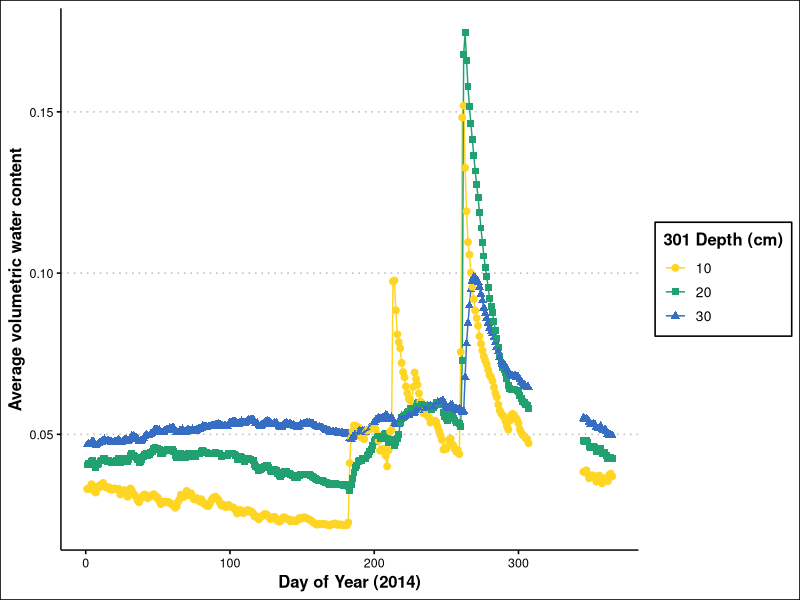
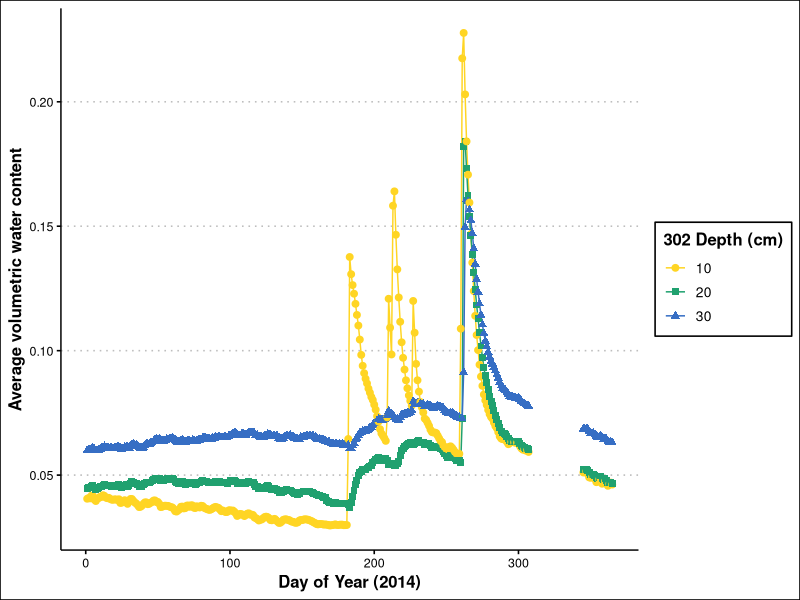
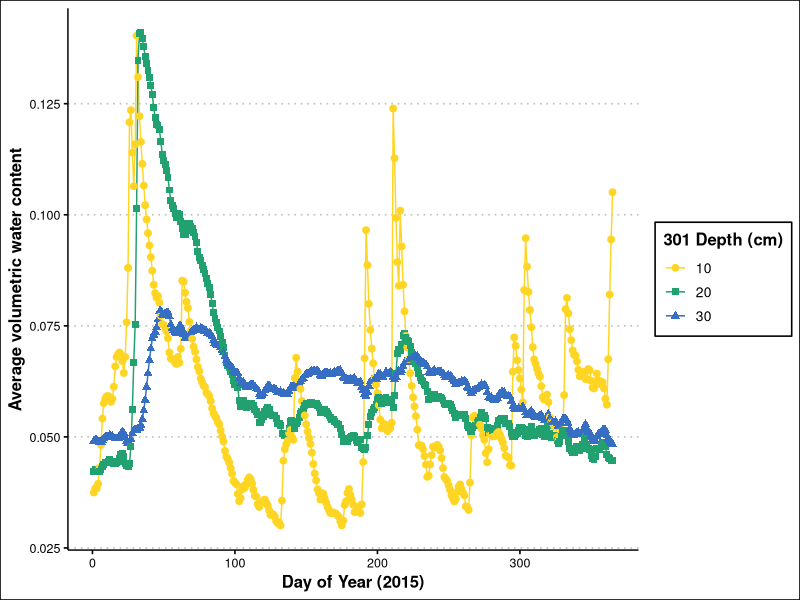
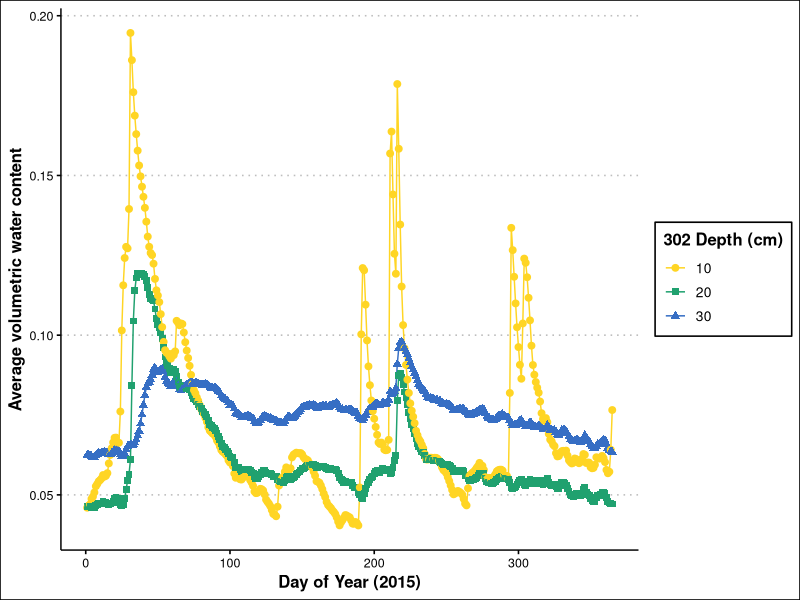
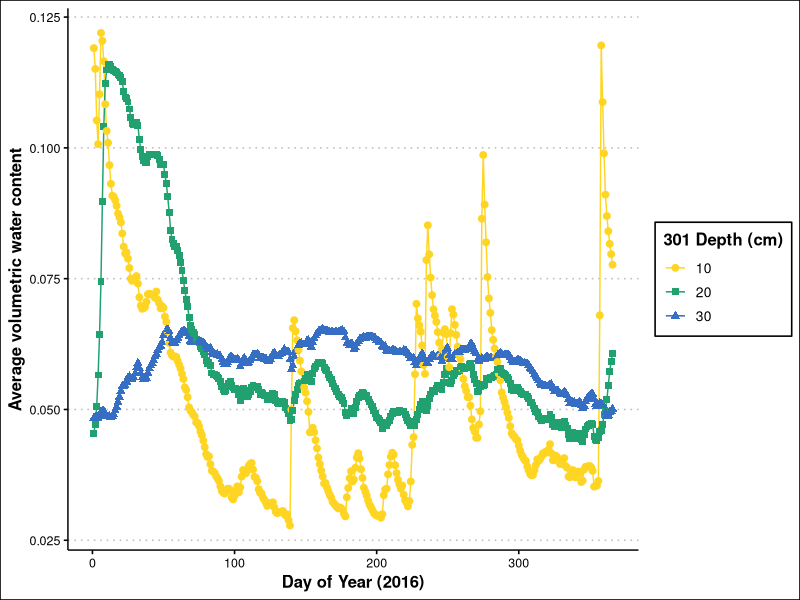
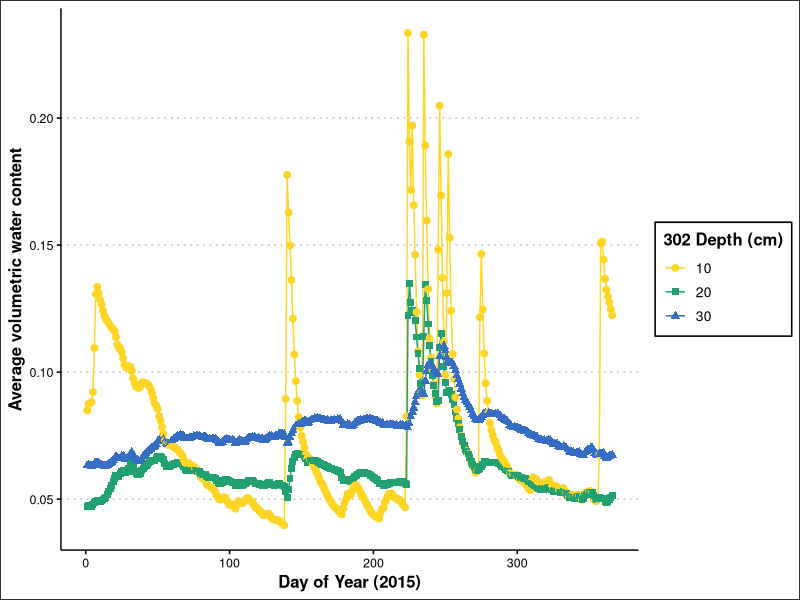
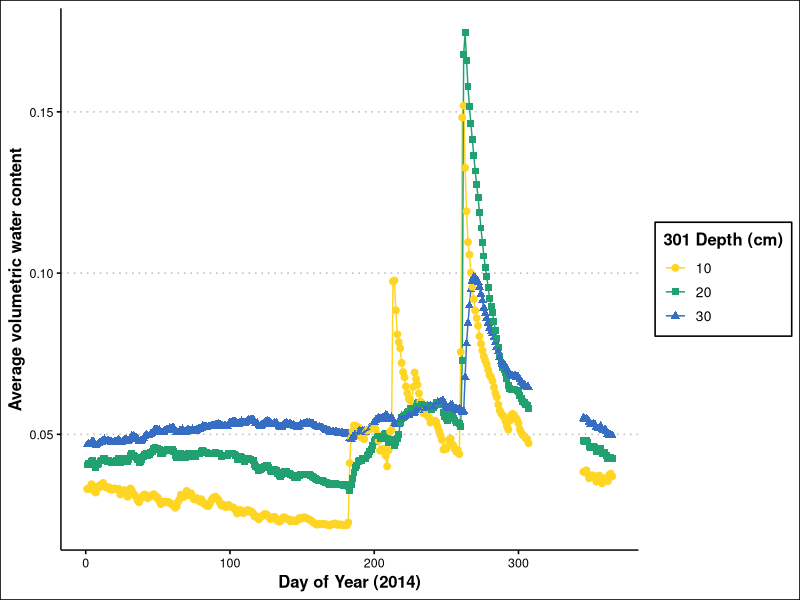
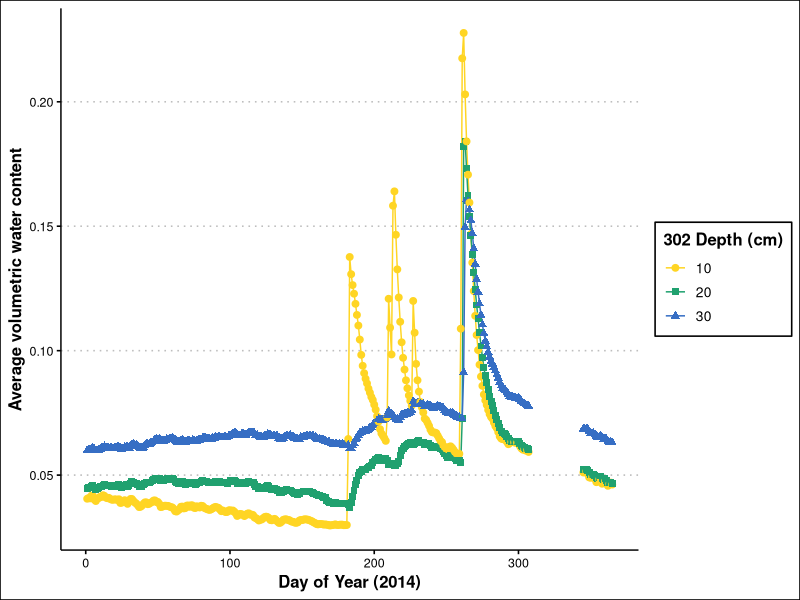

Generate these figures, in order, with R:
# <============================================================================>
# Arizona precipitation and soil moisture visualizations
# Temporal Ecology Lab
# Author: Justin Ngo
# <============================================================================>

# getwd()
# azmoist_directory <- file.path("")

# loadng in packages
library(dplyr)
library(tidyverse)
library(ggplot2)
#install.packages("ggthemes")
library(ggthemes)
library(RColorBrewer)

#reading data into RStudio and adjusting headers
jornada <- read.csv("jornada_data.csv",header=F 
                    ,skip=4
                    ,sep=","  
                    ,quot='"' 
                    , col.names=c(
                      "Date",     
                      "Year",     
                      "YearDay",     
                      "Hours",     
                      "RECORD",     
                      "Flag_RECORD",     
                      "Sitename",     
                      "VWC_Avg_301_10cm",     
                      "Flag_VWC_Avg_301_10cm",     
                      "EC_Avg_301_10cm",     
                      "Flag_EC_Avg_301_10cm",     
                      "Soil_Temp_Avg_301_10cm",     
                      "Flag_Soil_Temp_Avg_301_10cm",     
                      "P_Avg_301_10cm",     
                      "Flag_P_Avg_301_10cm",     
                      "Period_Avg_301_10cm",     
                      "Flag_Period_Avg_301_10cm",     
                      "Voltage_Ratio_Avg_301_10cm",     
                      "Flag_Voltage_Ratio_Avg_301_10cm",     
                      "VWC_Avg_301_20cm",     
                      "Flag_VWC_Avg_301_20cm",     
                      "EC_Avg_301_20cm",     
                      "Flag_EC_Avg_301_20cm",     
                      "Soil_Temp_Avg_301_20cm",     
                      "Flag_Soil_Temp_Avg_301_20cm",     
                      "P_Avg_301_20cm",     
                      "Flag_P_Avg_301_20cm",     
                      "Period_Avg_301_20cm",     
                      "Flag_Period_Avg_301_20cm",     
                      "Voltage_Ratio_Avg_301_20cm",     
                      "Flag_Voltage_Ratio_Avg_301_20cm",     
                      "VWC_Avg_301_30cm",     
                      "Flag_VWC_Avg_301_30cm",     
                      "EC_Avg_301_30cm",     
                      "Flag_EC_Avg_301_30cm",     
                      "Soil_Temp_Avg_301_30cm",     
                      "Flag_Soil_Temp_Avg_301_30cm",     
                      "P_Avg_301_30cm",     
                      "Flag_P_Avg_301_30cm",     
                      "Period_Avg_301_30cm",     
                      "Flag_Period_Avg_301_30cm",     
                      "Voltage_Ratio_Avg_301_30cm",     
                      "Flag_Voltage_Ratio_Avg_301_30cm",     
                      "VWC_Avg_302_10cm",     
                      "Flag_VWC_Avg_302_10cm",     
                      "EC_Avg_302_10cm",     
                      "Flag_EC_Avg_302_10cm",     
                      "Soil_Temp_Avg_302_10cm",     
                      "Flag_Soil_Temp_Avg_302_10cm",     
                      "P_Avg_302_10cm",     
                      "Flag_P_Avg_302_10cm",     
                      "Period_Avg_302_10cm",     
                      "Flag_Period_Avg_302_10cm",     
                      "Voltage_Ratio_Avg_302_10cm",     
                      "Flag_Voltage_Ratio_Avg_302_10cm",     
                      "VWC_Avg_302_20cm",     
                      "Flag_VWC_Avg_302_20cm",     
                      "EC_Avg_302_20cm",     
                      "Flag_EC_Avg_302_20cm",     
                      "Soil_Temp_Avg_302_20cm",     
                      "Flag_Soil_Temp_Avg_302_20cm",     
                      "P_Avg_302_20cm",     
                      "Flag_P_Avg_302_20cm",     
                      "Period_Avg_302_20cm",     
                      "Flag_Period_Avg_302_20cm",     
                      "Voltage_Ratio_Avg_302_20cm",     
                      "Flag_Voltage_Ratio_Avg_302_20cm",     
                      "VWC_Avg_302_30cm",     
                      "Flag_VWC_Avg_302_30cm",     
                      "EC_Avg_302_30cm",     
                      "Flag_EC_Avg_302_30cm",     
                      "Soil_Temp_Avg_302_30cm",     
                      "Flag_Soil_Temp_Avg_302_30cm",     
                      "P_Avg_302_30cm",     
                      "Flag_P_Avg_302_30cm",     
                      "Period_Avg_302_30cm",     
                      "Flag_Period_Avg_302_30cm",     
                      "Voltage_Ratio_Avg_302_30cm",     
                      "Flag_Voltage_Ratio_Avg_302_30cm",     
                      "VwcCorr_Avg_301_10cm",     
                      "Flag_VwcCorr_Avg_301_10cm",     
                      "VwcCorr_Avg_301_20cm",     
                      "Flag_VwcCorr_Avg_301_20cm",     
                      "VwcCorr_Avg_301_30cm",     
                      "Flag_VwcCorr_Avg_301_30cm",     
                      "VwcCorr_Avg_302_10cm",     
                      "Flag_VwcCorr_Avg_302_10cm",     
                      "VwcCorr_Avg_302_20cm",     
                      "Flag_VwcCorr_Avg_302_20cm",     
                      "VwcCorr_Avg_302_30cm",     
                      "Flag_VwcCorr_Avg_302_30cm"    ), check.names=TRUE)

#converting dates into accessible format
tmpDateFormat<-"%Y-%m-%d"
tmp1Date<-as.Date(jornada$Date,format=tmpDateFormat)
View(jornada)

#checking for proper conversion
if(length(tmp1Date) == length(tmp1Date[!is.na(tmp1Date)])){jornada$Date <- tmp1Date } else {print("Date conversion failed for dt1$Date. Please inspect the data and do the date conversion yourself.")}
rm(tmpDateFormat,tmp1Date)

if (class(jornada$Year)=="factor") dt1$Year <-as.numeric(levels(dt1$Year))[as.integer(dt1$Year) ]
if (class(jornada$Year)=="character") dt1$Year <-as.numeric(dt1$Year)
if (class(jornada$YearDay)=="factor") jornada$YearDay <-as.numeric(levels(jornada$YearDay))[as.integer(jornada$YearDay) ]               
if (class(jornada$YearDay)=="character") jornada$YearDay <-as.numeric(jornada$YearDay)
if (class(jornada$Hours)=="factor") jornada$Hours <-as.numeric(levels(jornada$Hours))[as.integer(jornada$Hours) ]               
if (class(jornada$Hours)=="character") jornada$Hours <-as.numeric(jornada$Hours)
if (class(jornada$RECORD)=="factor") jornada$RECORD <-as.numeric(levels(jornada$RECORD))[as.integer(jornada$RECORD) ]               
if (class(jornada$RECORD)=="character") jornada$RECORD <-as.numeric(jornada$RECORD)
if (class(jornada$Flag_RECORD)!="factor") jornada$Flag_RECORD<- as.factor(jornada$Flag_RECORD)
if (class(jornada$VWC_Avg_301_10cm)=="factor") jornada$VWC_Avg_301_10cm <-as.numeric(levels(jornada$VWC_Avg_301_10cm))[as.integer(jornada$VWC_Avg_301_10cm) ]               
if (class(jornada$VWC_Avg_301_10cm)=="character") jornada$VWC_Avg_301_10cm <-as.numeric(jornada$VWC_Avg_301_10cm)
if (class(jornada$Flag_VWC_Avg_301_10cm)!="factor") jornada$Flag_VWC_Avg_301_10cm<- as.factor(jornada$Flag_VWC_Avg_301_10cm)
if (class(jornada$EC_Avg_301_10cm)=="factor") jornada$EC_Avg_301_10cm <-as.numeric(levels(jornada$EC_Avg_301_10cm))[as.integer(jornada$EC_Avg_301_10cm) ]               
if (class(jornada$EC_Avg_301_10cm)=="character") jornada$EC_Avg_301_10cm <-as.numeric(jornada$EC_Avg_301_10cm)
if (class(jornada$Flag_EC_Avg_301_10cm)!="factor") jornada$Flag_EC_Avg_301_10cm<- as.factor(jornada$Flag_EC_Avg_301_10cm)
if (class(jornada$Soil_Temp_Avg_301_10cm)=="factor") jornada$Soil_Temp_Avg_301_10cm <-as.numeric(levels(jornada$Soil_Temp_Avg_301_10cm))[as.integer(jornada$Soil_Temp_Avg_301_10cm) ]               
if (class(jornada$Soil_Temp_Avg_301_10cm)=="character") jornada$Soil_Temp_Avg_301_10cm <-as.numeric(jornada$Soil_Temp_Avg_301_10cm)
if (class(jornada$Flag_Soil_Temp_Avg_301_10cm)!="factor") jornada$Flag_Soil_Temp_Avg_301_10cm<- as.factor(jornada$Flag_Soil_Temp_Avg_301_10cm)
if (class(jornada$P_Avg_301_10cm)=="factor") jornada$P_Avg_301_10cm <-as.numeric(levels(jornada$P_Avg_301_10cm))[as.integer(jornada$P_Avg_301_10cm) ]               
if (class(jornada$P_Avg_301_10cm)=="character") jornada$P_Avg_301_10cm <-as.numeric(jornada$P_Avg_301_10cm)
if (class(jornada$Flag_P_Avg_301_10cm)!="factor") jornada$Flag_P_Avg_301_10cm<- as.factor(jornada$Flag_P_Avg_301_10cm)
if (class(jornada$Period_Avg_301_10cm)=="factor") jornada$Period_Avg_301_10cm <-as.numeric(levels(jornada$Period_Avg_301_10cm))[as.integer(jornada$Period_Avg_301_10cm) ]               
if (class(jornada$Period_Avg_301_10cm)=="character") jornada$Period_Avg_301_10cm <-as.numeric(jornada$Period_Avg_301_10cm)
if (class(jornada$Flag_Period_Avg_301_10cm)!="factor") jornada$Flag_Period_Avg_301_10cm<- as.factor(jornada$Flag_Period_Avg_301_10cm)
if (class(jornada$Voltage_Ratio_Avg_301_10cm)=="factor") jornada$Voltage_Ratio_Avg_301_10cm <-as.numeric(levels(jornada$Voltage_Ratio_Avg_301_10cm))[as.integer(jornada$Voltage_Ratio_Avg_301_10cm) ]               
if (class(jornada$Voltage_Ratio_Avg_301_10cm)=="character") jornada$Voltage_Ratio_Avg_301_10cm <-as.numeric(jornada$Voltage_Ratio_Avg_301_10cm)
if (class(jornada$Flag_Voltage_Ratio_Avg_301_10cm)!="factor") jornada$Flag_Voltage_Ratio_Avg_301_10cm<- as.factor(jornada$Flag_Voltage_Ratio_Avg_301_10cm)
if (class(jornada$VWC_Avg_301_20cm)=="factor") jornada$VWC_Avg_301_20cm <-as.numeric(levels(jornada$VWC_Avg_301_20cm))[as.integer(jornada$VWC_Avg_301_20cm) ]               
if (class(jornada$VWC_Avg_301_20cm)=="character") jornada$VWC_Avg_301_20cm <-as.numeric(jornada$VWC_Avg_301_20cm)
if (class(jornada$Flag_VWC_Avg_301_20cm)!="factor") jornada$Flag_VWC_Avg_301_20cm<- as.factor(jornada$Flag_VWC_Avg_301_20cm)
if (class(jornada$EC_Avg_301_20cm)=="factor") jornada$EC_Avg_301_20cm <-as.numeric(levels(jornada$EC_Avg_301_20cm))[as.integer(jornada$EC_Avg_301_20cm) ]               
if (class(jornada$EC_Avg_301_20cm)=="character") jornada$EC_Avg_301_20cm <-as.numeric(jornada$EC_Avg_301_20cm)
if (class(jornada$Flag_EC_Avg_301_20cm)!="factor") jornada$Flag_EC_Avg_301_20cm<- as.factor(jornada$Flag_EC_Avg_301_20cm)
if (class(jornada$Soil_Temp_Avg_301_20cm)=="factor") jornada$Soil_Temp_Avg_301_20cm <-as.numeric(levels(jornada$Soil_Temp_Avg_301_20cm))[as.integer(jornada$Soil_Temp_Avg_301_20cm) ]               
if (class(jornada$Soil_Temp_Avg_301_20cm)=="character") jornada$Soil_Temp_Avg_301_20cm <-as.numeric(jornada$Soil_Temp_Avg_301_20cm)
if (class(jornada$Flag_Soil_Temp_Avg_301_20cm)!="factor") jornada$Flag_Soil_Temp_Avg_301_20cm<- as.factor(jornada$Flag_Soil_Temp_Avg_301_20cm)
if (class(jornada$P_Avg_301_20cm)=="factor") jornada$P_Avg_301_20cm <-as.numeric(levels(jornada$P_Avg_301_20cm))[as.integer(jornada$P_Avg_301_20cm) ]               
if (class(jornada$P_Avg_301_20cm)=="character") jornada$P_Avg_301_20cm <-as.numeric(jornada$P_Avg_301_20cm)
if (class(jornada$Flag_P_Avg_301_20cm)!="factor") jornada$Flag_P_Avg_301_20cm<- as.factor(jornada$Flag_P_Avg_301_20cm)
if (class(jornada$Period_Avg_301_20cm)=="factor") jornada$Period_Avg_301_20cm <-as.numeric(levels(jornada$Period_Avg_301_20cm))[as.integer(jornada$Period_Avg_301_20cm) ]               
if (class(jornada$Period_Avg_301_20cm)=="character") jornada$Period_Avg_301_20cm <-as.numeric(jornada$Period_Avg_301_20cm)
if (class(jornada$Flag_Period_Avg_301_20cm)!="factor") jornada$Flag_Period_Avg_301_20cm<- as.factor(jornada$Flag_Period_Avg_301_20cm)
if (class(jornada$Voltage_Ratio_Avg_301_20cm)=="factor") jornada$Voltage_Ratio_Avg_301_20cm <-as.numeric(levels(jornada$Voltage_Ratio_Avg_301_20cm))[as.integer(jornada$Voltage_Ratio_Avg_301_20cm) ]               
if (class(jornada$Voltage_Ratio_Avg_301_20cm)=="character") jornada$Voltage_Ratio_Avg_301_20cm <-as.numeric(jornada$Voltage_Ratio_Avg_301_20cm)
if (class(jornada$Flag_Voltage_Ratio_Avg_301_20cm)!="factor") jornada$Flag_Voltage_Ratio_Avg_301_20cm<- as.factor(jornada$Flag_Voltage_Ratio_Avg_301_20cm)
if (class(jornada$VWC_Avg_301_30cm)=="factor") jornada$VWC_Avg_301_30cm <-as.numeric(levels(jornada$VWC_Avg_301_30cm))[as.integer(jornada$VWC_Avg_301_30cm) ]               
if (class(jornada$VWC_Avg_301_30cm)=="character") jornada$VWC_Avg_301_30cm <-as.numeric(jornada$VWC_Avg_301_30cm)
if (class(jornada$Flag_VWC_Avg_301_30cm)!="factor") jornada$Flag_VWC_Avg_301_30cm<- as.factor(jornada$Flag_VWC_Avg_301_30cm)
if (class(jornada$EC_Avg_301_30cm)=="factor") jornada$EC_Avg_301_30cm <-as.numeric(levels(jornada$EC_Avg_301_30cm))[as.integer(jornada$EC_Avg_301_30cm) ]               
if (class(jornada$EC_Avg_301_30cm)=="character") jornada$EC_Avg_301_30cm <-as.numeric(jornada$EC_Avg_301_30cm)
if (class(jornada$Flag_EC_Avg_301_30cm)!="factor") jornada$Flag_EC_Avg_301_30cm<- as.factor(jornada$Flag_EC_Avg_301_30cm)
if (class(jornada$Soil_Temp_Avg_301_30cm)=="factor") jornada$Soil_Temp_Avg_301_30cm <-as.numeric(levels(jornada$Soil_Temp_Avg_301_30cm))[as.integer(jornada$Soil_Temp_Avg_301_30cm) ]               
if (class(jornada$Soil_Temp_Avg_301_30cm)=="character") jornada$Soil_Temp_Avg_301_30cm <-as.numeric(jornada$Soil_Temp_Avg_301_30cm)
if (class(jornada$Flag_Soil_Temp_Avg_301_30cm)!="factor") jornada$Flag_Soil_Temp_Avg_301_30cm<- as.factor(jornada$Flag_Soil_Temp_Avg_301_30cm)
if (class(jornada$P_Avg_301_30cm)=="factor") jornada$P_Avg_301_30cm <-as.numeric(levels(jornada$P_Avg_301_30cm))[as.integer(jornada$P_Avg_301_30cm) ]               
if (class(jornada$P_Avg_301_30cm)=="character") jornada$P_Avg_301_30cm <-as.numeric(jornada$P_Avg_301_30cm)
if (class(jornada$Flag_P_Avg_301_30cm)!="factor") jornada$Flag_P_Avg_301_30cm<- as.factor(jornada$Flag_P_Avg_301_30cm)
if (class(jornada$Period_Avg_301_30cm)=="factor") jornada$Period_Avg_301_30cm <-as.numeric(levels(jornada$Period_Avg_301_30cm))[as.integer(jornada$Period_Avg_301_30cm) ]               
if (class(jornada$Period_Avg_301_30cm)=="character") jornada$Period_Avg_301_30cm <-as.numeric(jornada$Period_Avg_301_30cm)
if (class(jornada$Flag_Period_Avg_301_30cm)!="factor") jornada$Flag_Period_Avg_301_30cm<- as.factor(jornada$Flag_Period_Avg_301_30cm)
if (class(jornada$Voltage_Ratio_Avg_301_30cm)=="factor") jornada$Voltage_Ratio_Avg_301_30cm <-as.numeric(levels(jornada$Voltage_Ratio_Avg_301_30cm))[as.integer(jornada$Voltage_Ratio_Avg_301_30cm) ]               
if (class(jornada$Voltage_Ratio_Avg_301_30cm)=="character") jornada$Voltage_Ratio_Avg_301_30cm <-as.numeric(jornada$Voltage_Ratio_Avg_301_30cm)
if (class(jornada$Flag_Voltage_Ratio_Avg_301_30cm)!="factor") jornada$Flag_Voltage_Ratio_Avg_301_30cm<- as.factor(jornada$Flag_Voltage_Ratio_Avg_301_30cm)
if (class(jornada$VWC_Avg_302_10cm)=="factor") jornada$VWC_Avg_302_10cm <-as.numeric(levels(jornada$VWC_Avg_302_10cm))[as.integer(jornada$VWC_Avg_302_10cm) ]               
if (class(jornada$VWC_Avg_302_10cm)=="character") jornada$VWC_Avg_302_10cm <-as.numeric(jornada$VWC_Avg_302_10cm)
if (class(jornada$Flag_VWC_Avg_302_10cm)!="factor") jornada$Flag_VWC_Avg_302_10cm<- as.factor(jornada$Flag_VWC_Avg_302_10cm)
if (class(jornada$EC_Avg_302_10cm)=="factor") jornada$EC_Avg_302_10cm <-as.numeric(levels(jornada$EC_Avg_302_10cm))[as.integer(jornada$EC_Avg_302_10cm) ]               
if (class(jornada$EC_Avg_302_10cm)=="character") jornada$EC_Avg_302_10cm <-as.numeric(jornada$EC_Avg_302_10cm)
if (class(jornada$Flag_EC_Avg_302_10cm)!="factor") jornada$Flag_EC_Avg_302_10cm<- as.factor(jornada$Flag_EC_Avg_302_10cm)
if (class(jornada$Soil_Temp_Avg_302_10cm)=="factor") jornada$Soil_Temp_Avg_302_10cm <-as.numeric(levels(jornada$Soil_Temp_Avg_302_10cm))[as.integer(jornada$Soil_Temp_Avg_302_10cm) ]               
if (class(jornada$Soil_Temp_Avg_302_10cm)=="character") jornada$Soil_Temp_Avg_302_10cm <-as.numeric(jornada$Soil_Temp_Avg_302_10cm)
if (class(jornada$Flag_Soil_Temp_Avg_302_10cm)!="factor") jornada$Flag_Soil_Temp_Avg_302_10cm<- as.factor(jornada$Flag_Soil_Temp_Avg_302_10cm)
if (class(jornada$P_Avg_302_10cm)=="factor") jornada$P_Avg_302_10cm <-as.numeric(levels(jornada$P_Avg_302_10cm))[as.integer(jornada$P_Avg_302_10cm) ]               
if (class(jornada$P_Avg_302_10cm)=="character") jornada$P_Avg_302_10cm <-as.numeric(jornada$P_Avg_302_10cm)
if (class(jornada$Flag_P_Avg_302_10cm)!="factor") jornada$Flag_P_Avg_302_10cm<- as.factor(jornada$Flag_P_Avg_302_10cm)
if (class(jornada$Period_Avg_302_10cm)=="factor") jornada$Period_Avg_302_10cm <-as.numeric(levels(jornada$Period_Avg_302_10cm))[as.integer(jornada$Period_Avg_302_10cm) ]               
if (class(jornada$Period_Avg_302_10cm)=="character") jornada$Period_Avg_302_10cm <-as.numeric(jornada$Period_Avg_302_10cm)
if (class(jornada$Flag_Period_Avg_302_10cm)!="factor") jornada$Flag_Period_Avg_302_10cm<- as.factor(jornada$Flag_Period_Avg_302_10cm)
if (class(jornada$Voltage_Ratio_Avg_302_10cm)=="factor") jornada$Voltage_Ratio_Avg_302_10cm <-as.numeric(levels(jornada$Voltage_Ratio_Avg_302_10cm))[as.integer(jornada$Voltage_Ratio_Avg_302_10cm) ]               
if (class(jornada$Voltage_Ratio_Avg_302_10cm)=="character") jornada$Voltage_Ratio_Avg_302_10cm <-as.numeric(jornada$Voltage_Ratio_Avg_302_10cm)
if (class(jornada$Flag_Voltage_Ratio_Avg_302_10cm)!="factor") jornada$Flag_Voltage_Ratio_Avg_302_10cm<- as.factor(jornada$Flag_Voltage_Ratio_Avg_302_10cm)
if (class(jornada$VWC_Avg_302_20cm)=="factor") jornada$VWC_Avg_302_20cm <-as.numeric(levels(jornada$VWC_Avg_302_20cm))[as.integer(jornada$VWC_Avg_302_20cm) ]               
if (class(jornada$VWC_Avg_302_20cm)=="character") jornada$VWC_Avg_302_20cm <-as.numeric(jornada$VWC_Avg_302_20cm)
if (class(jornada$Flag_VWC_Avg_302_20cm)!="factor") jornada$Flag_VWC_Avg_302_20cm<- as.factor(jornada$Flag_VWC_Avg_302_20cm)
if (class(jornada$EC_Avg_302_20cm)=="factor") jornada$EC_Avg_302_20cm <-as.numeric(levels(jornada$EC_Avg_302_20cm))[as.integer(jornada$EC_Avg_302_20cm) ]               
if (class(jornada$EC_Avg_302_20cm)=="character") jornada$EC_Avg_302_20cm <-as.numeric(jornada$EC_Avg_302_20cm)
if (class(jornada$Flag_EC_Avg_302_20cm)!="factor") jornada$Flag_EC_Avg_302_20cm<- as.factor(jornada$Flag_EC_Avg_302_20cm)
if (class(jornada$Soil_Temp_Avg_302_20cm)=="factor") jornada$Soil_Temp_Avg_302_20cm <-as.numeric(levels(jornada$Soil_Temp_Avg_302_20cm))[as.integer(jornada$Soil_Temp_Avg_302_20cm) ]               
if (class(jornada$Soil_Temp_Avg_302_20cm)=="character") jornada$Soil_Temp_Avg_302_20cm <-as.numeric(jornada$Soil_Temp_Avg_302_20cm)
if (class(jornada$Flag_Soil_Temp_Avg_302_20cm)!="factor") jornada$Flag_Soil_Temp_Avg_302_20cm<- as.factor(jornada$Flag_Soil_Temp_Avg_302_20cm)
if (class(jornada$P_Avg_302_20cm)=="factor") jornada$P_Avg_302_20cm <-as.numeric(levels(jornada$P_Avg_302_20cm))[as.integer(jornada$P_Avg_302_20cm) ]               
if (class(jornada$P_Avg_302_20cm)=="character") jornada$P_Avg_302_20cm <-as.numeric(jornada$P_Avg_302_20cm)
if (class(jornada$Flag_P_Avg_302_20cm)!="factor") jornada$Flag_P_Avg_302_20cm<- as.factor(jornada$Flag_P_Avg_302_20cm)
if (class(jornada$Period_Avg_302_20cm)=="factor") jornada$Period_Avg_302_20cm <-as.numeric(levels(jornada$Period_Avg_302_20cm))[as.integer(jornada$Period_Avg_302_20cm) ]               
if (class(jornada$Period_Avg_302_20cm)=="character") jornada$Period_Avg_302_20cm <-as.numeric(jornada$Period_Avg_302_20cm)
if (class(jornada$Flag_Period_Avg_302_20cm)!="factor") jornada$Flag_Period_Avg_302_20cm<- as.factor(jornada$Flag_Period_Avg_302_20cm)
if (class(jornada$Voltage_Ratio_Avg_302_20cm)=="factor") jornada$Voltage_Ratio_Avg_302_20cm <-as.numeric(levels(jornada$Voltage_Ratio_Avg_302_20cm))[as.integer(jornada$Voltage_Ratio_Avg_302_20cm) ]               
if (class(jornada$Voltage_Ratio_Avg_302_20cm)=="character") jornada$Voltage_Ratio_Avg_302_20cm <-as.numeric(jornada$Voltage_Ratio_Avg_302_20cm)
if (class(jornada$Flag_Voltage_Ratio_Avg_302_20cm)!="factor") jornada$Flag_Voltage_Ratio_Avg_302_20cm<- as.factor(jornada$Flag_Voltage_Ratio_Avg_302_20cm)
if (class(jornada$VWC_Avg_302_30cm)=="factor") jornada$VWC_Avg_302_30cm <-as.numeric(levels(jornada$VWC_Avg_302_30cm))[as.integer(jornada$VWC_Avg_302_30cm) ]               
if (class(jornada$VWC_Avg_302_30cm)=="character") jornada$VWC_Avg_302_30cm <-as.numeric(jornada$VWC_Avg_302_30cm)
if (class(jornada$Flag_VWC_Avg_302_30cm)!="factor") jornada$Flag_VWC_Avg_302_30cm<- as.factor(jornada$Flag_VWC_Avg_302_30cm)
if (class(jornada$EC_Avg_302_30cm)=="factor") jornada$EC_Avg_302_30cm <-as.numeric(levels(jornada$EC_Avg_302_30cm))[as.integer(jornada$EC_Avg_302_30cm) ]               
if (class(jornada$EC_Avg_302_30cm)=="character") jornada$EC_Avg_302_30cm <-as.numeric(jornada$EC_Avg_302_30cm)
if (class(jornada$Flag_EC_Avg_302_30cm)!="factor") jornada$Flag_EC_Avg_302_30cm<- as.factor(jornada$Flag_EC_Avg_302_30cm)
if (class(jornada$Soil_Temp_Avg_302_30cm)=="factor") jornada$Soil_Temp_Avg_302_30cm <-as.numeric(levels(jornada$Soil_Temp_Avg_302_30cm))[as.integer(jornada$Soil_Temp_Avg_302_30cm) ]               
if (class(jornada$Soil_Temp_Avg_302_30cm)=="character") jornada$Soil_Temp_Avg_302_30cm <-as.numeric(jornada$Soil_Temp_Avg_302_30cm)
if (class(jornada$Flag_Soil_Temp_Avg_302_30cm)!="factor") jornada$Flag_Soil_Temp_Avg_302_30cm<- as.factor(jornada$Flag_Soil_Temp_Avg_302_30cm)
if (class(jornada$P_Avg_302_30cm)=="factor") jornada$P_Avg_302_30cm <-as.numeric(levels(jornada$P_Avg_302_30cm))[as.integer(jornada$P_Avg_302_30cm) ]               
if (class(jornada$P_Avg_302_30cm)=="character") jornada$P_Avg_302_30cm <-as.numeric(jornada$P_Avg_302_30cm)
if (class(jornada$Flag_P_Avg_302_30cm)!="factor") jornada$Flag_P_Avg_302_30cm<- as.factor(jornada$Flag_P_Avg_302_30cm)
if (class(jornada$Period_Avg_302_30cm)=="factor") jornada$Period_Avg_302_30cm <-as.numeric(levels(jornada$Period_Avg_302_30cm))[as.integer(jornada$Period_Avg_302_30cm) ]               
if (class(jornada$Period_Avg_302_30cm)=="character") jornada$Period_Avg_302_30cm <-as.numeric(jornada$Period_Avg_302_30cm)
if (class(jornada$Flag_Period_Avg_302_30cm)!="factor") jornada$Flag_Period_Avg_302_30cm<- as.factor(jornada$Flag_Period_Avg_302_30cm)
if (class(jornada$Voltage_Ratio_Avg_302_30cm)=="factor") jornada$Voltage_Ratio_Avg_302_30cm <-as.numeric(levels(jornada$Voltage_Ratio_Avg_302_30cm))[as.integer(jornada$Voltage_Ratio_Avg_302_30cm) ]               
if (class(jornada$Voltage_Ratio_Avg_302_30cm)=="character") jornada$Voltage_Ratio_Avg_302_30cm <-as.numeric(jornada$Voltage_Ratio_Avg_302_30cm)
if (class(jornada$Flag_Voltage_Ratio_Avg_302_30cm)!="factor") jornada$Flag_Voltage_Ratio_Avg_302_30cm<- as.factor(jornada$Flag_Voltage_Ratio_Avg_302_30cm)
if (class(jornada$VwcCorr_Avg_301_10cm)=="factor") jornada$VwcCorr_Avg_301_10cm <-as.numeric(levels(jornada$VwcCorr_Avg_301_10cm))[as.integer(jornada$VwcCorr_Avg_301_10cm) ]               
if (class(jornada$VwcCorr_Avg_301_10cm)=="character") jornada$VwcCorr_Avg_301_10cm <-as.numeric(jornada$VwcCorr_Avg_301_10cm)
if (class(jornada$Flag_VwcCorr_Avg_301_10cm)!="factor") jornada$Flag_VwcCorr_Avg_301_10cm<- as.factor(jornada$Flag_VwcCorr_Avg_301_10cm)
if (class(jornada$VwcCorr_Avg_301_20cm)=="factor") jornada$VwcCorr_Avg_301_20cm <-as.numeric(levels(jornada$VwcCorr_Avg_301_20cm))[as.integer(jornada$VwcCorr_Avg_301_20cm) ]               
if (class(jornada$VwcCorr_Avg_301_20cm)=="character") jornada$VwcCorr_Avg_301_20cm <-as.numeric(jornada$VwcCorr_Avg_301_20cm)
if (class(jornada$Flag_VwcCorr_Avg_301_20cm)!="factor") jornada$Flag_VwcCorr_Avg_301_20cm<- as.factor(jornada$Flag_VwcCorr_Avg_301_20cm)
if (class(jornada$VwcCorr_Avg_301_30cm)=="factor") jornada$VwcCorr_Avg_301_30cm <-as.numeric(levels(jornada$VwcCorr_Avg_301_30cm))[as.integer(jornada$VwcCorr_Avg_301_30cm) ]               
if (class(jornada$VwcCorr_Avg_301_30cm)=="character") jornada$VwcCorr_Avg_301_30cm <-as.numeric(jornada$VwcCorr_Avg_301_30cm)
if (class(jornada$Flag_VwcCorr_Avg_301_30cm)!="factor") jornada$Flag_VwcCorr_Avg_301_30cm<- as.factor(jornada$Flag_VwcCorr_Avg_301_30cm)
if (class(jornada$VwcCorr_Avg_302_10cm)=="factor") jornada$VwcCorr_Avg_302_10cm <-as.numeric(levels(jornada$VwcCorr_Avg_302_10cm))[as.integer(jornada$VwcCorr_Avg_302_10cm) ]               
if (class(jornada$VwcCorr_Avg_302_10cm)=="character") jornada$VwcCorr_Avg_302_10cm <-as.numeric(jornada$VwcCorr_Avg_302_10cm)
if (class(jornada$Flag_VwcCorr_Avg_302_10cm)!="factor") jornada$Flag_VwcCorr_Avg_302_10cm<- as.factor(jornada$Flag_VwcCorr_Avg_302_10cm)
if (class(jornada$VwcCorr_Avg_302_20cm)=="factor") jornada$VwcCorr_Avg_302_20cm <-as.numeric(levels(jornada$VwcCorr_Avg_302_20cm))[as.integer(jornada$VwcCorr_Avg_302_20cm) ]               
if (class(jornada$VwcCorr_Avg_302_20cm)=="character") jornada$VwcCorr_Avg_302_20cm <-as.numeric(jornada$VwcCorr_Avg_302_20cm)
if (class(jornada$Flag_VwcCorr_Avg_302_20cm)!="factor") jornada$Flag_VwcCorr_Avg_302_20cm<- as.factor(jornada$Flag_VwcCorr_Avg_302_20cm)
if (class(jornada$VwcCorr_Avg_302_30cm)=="factor") jornada$VwcCorr_Avg_302_30cm <-as.numeric(levels(jornada$VwcCorr_Avg_302_30cm))[as.integer(jornada$VwcCorr_Avg_302_30cm) ]               
if (class(jornada$VwcCorr_Avg_302_30cm)=="character") jornada$VwcCorr_Avg_302_30cm <-as.numeric(jornada$VwcCorr_Avg_302_30cm)
if (class(jornada$Flag_VwcCorr_Avg_302_30cm)!="factor") jornada$Flag_VwcCorr_Avg_302_30cm<- as.factor(jornada$Flag_VwcCorr_Avg_302_30cm)

# Convert Missing Values to NA for non-dates

jornada$Year <- ifelse((trimws(as.character(jornada$Year))==trimws("NaN")),NA,jornada$Year)               
suppressWarnings(jornada$Year <- ifelse(!is.na(as.numeric("NaN")) & (trimws(as.character(jornada$Year))==as.character(as.numeric("NaN"))),NA,jornada$Year))
jornada$YearDay <- ifelse((trimws(as.character(jornada$YearDay))==trimws("NaN")),NA,jornada$YearDay)               
suppressWarnings(jornada$YearDay <- ifelse(!is.na(as.numeric("NaN")) & (trimws(as.character(jornada$YearDay))==as.character(as.numeric("NaN"))),NA,jornada$YearDay))
jornada$Hours <- ifelse((trimws(as.character(jornada$Hours))==trimws("NaN")),NA,jornada$Hours)               
suppressWarnings(jornada$Hours <- ifelse(!is.na(as.numeric("NaN")) & (trimws(as.character(jornada$Hours))==as.character(as.numeric("NaN"))),NA,jornada$Hours))
jornada$RECORD <- ifelse((trimws(as.character(jornada$RECORD))==trimws("NaN")),NA,jornada$RECORD)               
suppressWarnings(jornada$RECORD <- ifelse(!is.na(as.numeric("NaN")) & (trimws(as.character(jornada$RECORD))==as.character(as.numeric("NaN"))),NA,jornada$RECORD))
jornada$VWC_Avg_301_10cm <- ifelse((trimws(as.character(jornada$VWC_Avg_301_10cm))==trimws("NaN")),NA,jornada$VWC_Avg_301_10cm)               
suppressWarnings(jornada$VWC_Avg_301_10cm <- ifelse(!is.na(as.numeric("NaN")) & (trimws(as.character(jornada$VWC_Avg_301_10cm))==as.character(as.numeric("NaN"))),NA,jornada$VWC_Avg_301_10cm))
jornada$EC_Avg_301_10cm <- ifelse((trimws(as.character(jornada$EC_Avg_301_10cm))==trimws("NaN")),NA,jornada$EC_Avg_301_10cm)               
suppressWarnings(jornada$EC_Avg_301_10cm <- ifelse(!is.na(as.numeric("NaN")) & (trimws(as.character(jornada$EC_Avg_301_10cm))==as.character(as.numeric("NaN"))),NA,jornada$EC_Avg_301_10cm))
jornada$Soil_Temp_Avg_301_10cm <- ifelse((trimws(as.character(jornada$Soil_Temp_Avg_301_10cm))==trimws("NaN")),NA,jornada$Soil_Temp_Avg_301_10cm)               
suppressWarnings(jornada$Soil_Temp_Avg_301_10cm <- ifelse(!is.na(as.numeric("NaN")) & (trimws(as.character(jornada$Soil_Temp_Avg_301_10cm))==as.character(as.numeric("NaN"))),NA,jornada$Soil_Temp_Avg_301_10cm))
jornada$P_Avg_301_10cm <- ifelse((trimws(as.character(jornada$P_Avg_301_10cm))==trimws("NaN")),NA,jornada$P_Avg_301_10cm)               
suppressWarnings(jornada$P_Avg_301_10cm <- ifelse(!is.na(as.numeric("NaN")) & (trimws(as.character(jornada$P_Avg_301_10cm))==as.character(as.numeric("NaN"))),NA,jornada$P_Avg_301_10cm))
jornada$Period_Avg_301_10cm <- ifelse((trimws(as.character(jornada$Period_Avg_301_10cm))==trimws("NaN")),NA,jornada$Period_Avg_301_10cm)               
suppressWarnings(jornada$Period_Avg_301_10cm <- ifelse(!is.na(as.numeric("NaN")) & (trimws(as.character(jornada$Period_Avg_301_10cm))==as.character(as.numeric("NaN"))),NA,jornada$Period_Avg_301_10cm))
jornada$Voltage_Ratio_Avg_301_10cm <- ifelse((trimws(as.character(jornada$Voltage_Ratio_Avg_301_10cm))==trimws("NaN")),NA,jornada$Voltage_Ratio_Avg_301_10cm)               
suppressWarnings(jornada$Voltage_Ratio_Avg_301_10cm <- ifelse(!is.na(as.numeric("NaN")) & (trimws(as.character(jornada$Voltage_Ratio_Avg_301_10cm))==as.character(as.numeric("NaN"))),NA,jornada$Voltage_Ratio_Avg_301_10cm))
jornada$VWC_Avg_301_20cm <- ifelse((trimws(as.character(jornada$VWC_Avg_301_20cm))==trimws("NaN")),NA,jornada$VWC_Avg_301_20cm)               
suppressWarnings(jornada$VWC_Avg_301_20cm <- ifelse(!is.na(as.numeric("NaN")) & (trimws(as.character(jornada$VWC_Avg_301_20cm))==as.character(as.numeric("NaN"))),NA,jornada$VWC_Avg_301_20cm))
jornada$EC_Avg_301_20cm <- ifelse((trimws(as.character(jornada$EC_Avg_301_20cm))==trimws("NaN")),NA,jornada$EC_Avg_301_20cm)               
suppressWarnings(jornada$EC_Avg_301_20cm <- ifelse(!is.na(as.numeric("NaN")) & (trimws(as.character(jornada$EC_Avg_301_20cm))==as.character(as.numeric("NaN"))),NA,jornada$EC_Avg_301_20cm))
jornada$Soil_Temp_Avg_301_20cm <- ifelse((trimws(as.character(jornada$Soil_Temp_Avg_301_20cm))==trimws("NaN")),NA,jornada$Soil_Temp_Avg_301_20cm)               
suppressWarnings(jornada$Soil_Temp_Avg_301_20cm <- ifelse(!is.na(as.numeric("NaN")) & (trimws(as.character(jornada$Soil_Temp_Avg_301_20cm))==as.character(as.numeric("NaN"))),NA,jornada$Soil_Temp_Avg_301_20cm))
jornada$P_Avg_301_20cm <- ifelse((trimws(as.character(jornada$P_Avg_301_20cm))==trimws("NaN")),NA,jornada$P_Avg_301_20cm)               
suppressWarnings(jornada$P_Avg_301_20cm <- ifelse(!is.na(as.numeric("NaN")) & (trimws(as.character(jornada$P_Avg_301_20cm))==as.character(as.numeric("NaN"))),NA,jornada$P_Avg_301_20cm))
jornada$Period_Avg_301_20cm <- ifelse((trimws(as.character(jornada$Period_Avg_301_20cm))==trimws("NaN")),NA,jornada$Period_Avg_301_20cm)               
suppressWarnings(jornada$Period_Avg_301_20cm <- ifelse(!is.na(as.numeric("NaN")) & (trimws(as.character(jornada$Period_Avg_301_20cm))==as.character(as.numeric("NaN"))),NA,jornada$Period_Avg_301_20cm))
jornada$Voltage_Ratio_Avg_301_20cm <- ifelse((trimws(as.character(jornada$Voltage_Ratio_Avg_301_20cm))==trimws("NaN")),NA,jornada$Voltage_Ratio_Avg_301_20cm)               
suppressWarnings(jornada$Voltage_Ratio_Avg_301_20cm <- ifelse(!is.na(as.numeric("NaN")) & (trimws(as.character(jornada$Voltage_Ratio_Avg_301_20cm))==as.character(as.numeric("NaN"))),NA,jornada$Voltage_Ratio_Avg_301_20cm))
jornada$VWC_Avg_301_30cm <- ifelse((trimws(as.character(jornada$VWC_Avg_301_30cm))==trimws("NaN")),NA,jornada$VWC_Avg_301_30cm)               
suppressWarnings(jornada$VWC_Avg_301_30cm <- ifelse(!is.na(as.numeric("NaN")) & (trimws(as.character(jornada$VWC_Avg_301_30cm))==as.character(as.numeric("NaN"))),NA,jornada$VWC_Avg_301_30cm))
jornada$EC_Avg_301_30cm <- ifelse((trimws(as.character(jornada$EC_Avg_301_30cm))==trimws("NaN")),NA,jornada$EC_Avg_301_30cm)               
suppressWarnings(jornada$EC_Avg_301_30cm <- ifelse(!is.na(as.numeric("NaN")) & (trimws(as.character(jornada$EC_Avg_301_30cm))==as.character(as.numeric("NaN"))),NA,jornada$EC_Avg_301_30cm))
jornada$Soil_Temp_Avg_301_30cm <- ifelse((trimws(as.character(jornada$Soil_Temp_Avg_301_30cm))==trimws("NaN")),NA,jornada$Soil_Temp_Avg_301_30cm)               
suppressWarnings(jornada$Soil_Temp_Avg_301_30cm <- ifelse(!is.na(as.numeric("NaN")) & (trimws(as.character(jornada$Soil_Temp_Avg_301_30cm))==as.character(as.numeric("NaN"))),NA,jornada$Soil_Temp_Avg_301_30cm))
jornada$P_Avg_301_30cm <- ifelse((trimws(as.character(jornada$P_Avg_301_30cm))==trimws("NaN")),NA,jornada$P_Avg_301_30cm)               
suppressWarnings(jornada$P_Avg_301_30cm <- ifelse(!is.na(as.numeric("NaN")) & (trimws(as.character(jornada$P_Avg_301_30cm))==as.character(as.numeric("NaN"))),NA,jornada$P_Avg_301_30cm))
jornada$Period_Avg_301_30cm <- ifelse((trimws(as.character(jornada$Period_Avg_301_30cm))==trimws("NaN")),NA,jornada$Period_Avg_301_30cm)               
suppressWarnings(jornada$Period_Avg_301_30cm <- ifelse(!is.na(as.numeric("NaN")) & (trimws(as.character(jornada$Period_Avg_301_30cm))==as.character(as.numeric("NaN"))),NA,jornada$Period_Avg_301_30cm))
jornada$Voltage_Ratio_Avg_301_30cm <- ifelse((trimws(as.character(jornada$Voltage_Ratio_Avg_301_30cm))==trimws("NaN")),NA,jornada$Voltage_Ratio_Avg_301_30cm)               
suppressWarnings(jornada$Voltage_Ratio_Avg_301_30cm <- ifelse(!is.na(as.numeric("NaN")) & (trimws(as.character(jornada$Voltage_Ratio_Avg_301_30cm))==as.character(as.numeric("NaN"))),NA,jornada$Voltage_Ratio_Avg_301_30cm))
jornada$VWC_Avg_302_10cm <- ifelse((trimws(as.character(jornada$VWC_Avg_302_10cm))==trimws("NaN")),NA,jornada$VWC_Avg_302_10cm)               
suppressWarnings(jornada$VWC_Avg_302_10cm <- ifelse(!is.na(as.numeric("NaN")) & (trimws(as.character(jornada$VWC_Avg_302_10cm))==as.character(as.numeric("NaN"))),NA,jornada$VWC_Avg_302_10cm))
jornada$EC_Avg_302_10cm <- ifelse((trimws(as.character(jornada$EC_Avg_302_10cm))==trimws("NaN")),NA,jornada$EC_Avg_302_10cm)               
suppressWarnings(jornada$EC_Avg_302_10cm <- ifelse(!is.na(as.numeric("NaN")) & (trimws(as.character(jornada$EC_Avg_302_10cm))==as.character(as.numeric("NaN"))),NA,jornada$EC_Avg_302_10cm))
jornada$Soil_Temp_Avg_302_10cm <- ifelse((trimws(as.character(jornada$Soil_Temp_Avg_302_10cm))==trimws("NaN")),NA,jornada$Soil_Temp_Avg_302_10cm)               
suppressWarnings(jornada$Soil_Temp_Avg_302_10cm <- ifelse(!is.na(as.numeric("NaN")) & (trimws(as.character(jornada$Soil_Temp_Avg_302_10cm))==as.character(as.numeric("NaN"))),NA,jornada$Soil_Temp_Avg_302_10cm))
jornada$P_Avg_302_10cm <- ifelse((trimws(as.character(jornada$P_Avg_302_10cm))==trimws("NaN")),NA,jornada$P_Avg_302_10cm)               
suppressWarnings(jornada$P_Avg_302_10cm <- ifelse(!is.na(as.numeric("NaN")) & (trimws(as.character(jornada$P_Avg_302_10cm))==as.character(as.numeric("NaN"))),NA,jornada$P_Avg_302_10cm))
jornada$Period_Avg_302_10cm <- ifelse((trimws(as.character(jornada$Period_Avg_302_10cm))==trimws("NaN")),NA,jornada$Period_Avg_302_10cm)               
suppressWarnings(jornada$Period_Avg_302_10cm <- ifelse(!is.na(as.numeric("NaN")) & (trimws(as.character(jornada$Period_Avg_302_10cm))==as.character(as.numeric("NaN"))),NA,jornada$Period_Avg_302_10cm))
jornada$Voltage_Ratio_Avg_302_10cm <- ifelse((trimws(as.character(jornada$Voltage_Ratio_Avg_302_10cm))==trimws("NaN")),NA,jornada$Voltage_Ratio_Avg_302_10cm)               
suppressWarnings(jornada$Voltage_Ratio_Avg_302_10cm <- ifelse(!is.na(as.numeric("NaN")) & (trimws(as.character(jornada$Voltage_Ratio_Avg_302_10cm))==as.character(as.numeric("NaN"))),NA,jornada$Voltage_Ratio_Avg_302_10cm))
jornada$VWC_Avg_302_20cm <- ifelse((trimws(as.character(jornada$VWC_Avg_302_20cm))==trimws("NaN")),NA,jornada$VWC_Avg_302_20cm)               
suppressWarnings(jornada$VWC_Avg_302_20cm <- ifelse(!is.na(as.numeric("NaN")) & (trimws(as.character(jornada$VWC_Avg_302_20cm))==as.character(as.numeric("NaN"))),NA,jornada$VWC_Avg_302_20cm))
jornada$EC_Avg_302_20cm <- ifelse((trimws(as.character(jornada$EC_Avg_302_20cm))==trimws("NaN")),NA,jornada$EC_Avg_302_20cm)               
suppressWarnings(jornada$EC_Avg_302_20cm <- ifelse(!is.na(as.numeric("NaN")) & (trimws(as.character(jornada$EC_Avg_302_20cm))==as.character(as.numeric("NaN"))),NA,jornada$EC_Avg_302_20cm))
jornada$Soil_Temp_Avg_302_20cm <- ifelse((trimws(as.character(jornada$Soil_Temp_Avg_302_20cm))==trimws("NaN")),NA,jornada$Soil_Temp_Avg_302_20cm)               
suppressWarnings(jornada$Soil_Temp_Avg_302_20cm <- ifelse(!is.na(as.numeric("NaN")) & (trimws(as.character(jornada$Soil_Temp_Avg_302_20cm))==as.character(as.numeric("NaN"))),NA,jornada$Soil_Temp_Avg_302_20cm))
jornada$P_Avg_302_20cm <- ifelse((trimws(as.character(jornada$P_Avg_302_20cm))==trimws("NaN")),NA,jornada$P_Avg_302_20cm)               
suppressWarnings(jornada$P_Avg_302_20cm <- ifelse(!is.na(as.numeric("NaN")) & (trimws(as.character(jornada$P_Avg_302_20cm))==as.character(as.numeric("NaN"))),NA,jornada$P_Avg_302_20cm))
jornada$Period_Avg_302_20cm <- ifelse((trimws(as.character(jornada$Period_Avg_302_20cm))==trimws("NaN")),NA,jornada$Period_Avg_302_20cm)               
suppressWarnings(jornada$Period_Avg_302_20cm <- ifelse(!is.na(as.numeric("NaN")) & (trimws(as.character(jornada$Period_Avg_302_20cm))==as.character(as.numeric("NaN"))),NA,jornada$Period_Avg_302_20cm))
jornada$Voltage_Ratio_Avg_302_20cm <- ifelse((trimws(as.character(jornada$Voltage_Ratio_Avg_302_20cm))==trimws("NaN")),NA,jornada$Voltage_Ratio_Avg_302_20cm)               
suppressWarnings(jornada$Voltage_Ratio_Avg_302_20cm <- ifelse(!is.na(as.numeric("NaN")) & (trimws(as.character(jornada$Voltage_Ratio_Avg_302_20cm))==as.character(as.numeric("NaN"))),NA,jornada$Voltage_Ratio_Avg_302_20cm))
jornada$VWC_Avg_302_30cm <- ifelse((trimws(as.character(jornada$VWC_Avg_302_30cm))==trimws("NaN")),NA,jornada$VWC_Avg_302_30cm)               
suppressWarnings(jornada$VWC_Avg_302_30cm <- ifelse(!is.na(as.numeric("NaN")) & (trimws(as.character(jornada$VWC_Avg_302_30cm))==as.character(as.numeric("NaN"))),NA,jornada$VWC_Avg_302_30cm))
jornada$EC_Avg_302_30cm <- ifelse((trimws(as.character(jornada$EC_Avg_302_30cm))==trimws("NaN")),NA,jornada$EC_Avg_302_30cm)               
suppressWarnings(jornada$EC_Avg_302_30cm <- ifelse(!is.na(as.numeric("NaN")) & (trimws(as.character(jornada$EC_Avg_302_30cm))==as.character(as.numeric("NaN"))),NA,jornada$EC_Avg_302_30cm))
jornada$Soil_Temp_Avg_302_30cm <- ifelse((trimws(as.character(jornada$Soil_Temp_Avg_302_30cm))==trimws("NaN")),NA,jornada$Soil_Temp_Avg_302_30cm)               
suppressWarnings(jornada$Soil_Temp_Avg_302_30cm <- ifelse(!is.na(as.numeric("NaN")) & (trimws(as.character(jornada$Soil_Temp_Avg_302_30cm))==as.character(as.numeric("NaN"))),NA,jornada$Soil_Temp_Avg_302_30cm))
jornada$P_Avg_302_30cm <- ifelse((trimws(as.character(jornada$P_Avg_302_30cm))==trimws("NaN")),NA,jornada$P_Avg_302_30cm)               
suppressWarnings(jornada$P_Avg_302_30cm <- ifelse(!is.na(as.numeric("NaN")) & (trimws(as.character(jornada$P_Avg_302_30cm))==as.character(as.numeric("NaN"))),NA,jornada$P_Avg_302_30cm))
jornada$Period_Avg_302_30cm <- ifelse((trimws(as.character(jornada$Period_Avg_302_30cm))==trimws("NaN")),NA,jornada$Period_Avg_302_30cm)               
suppressWarnings(jornada$Period_Avg_302_30cm <- ifelse(!is.na(as.numeric("NaN")) & (trimws(as.character(jornada$Period_Avg_302_30cm))==as.character(as.numeric("NaN"))),NA,jornada$Period_Avg_302_30cm))
jornada$Voltage_Ratio_Avg_302_30cm <- ifelse((trimws(as.character(jornada$Voltage_Ratio_Avg_302_30cm))==trimws("NaN")),NA,jornada$Voltage_Ratio_Avg_302_30cm)               
suppressWarnings(jornada$Voltage_Ratio_Avg_302_30cm <- ifelse(!is.na(as.numeric("NaN")) & (trimws(as.character(jornada$Voltage_Ratio_Avg_302_30cm))==as.character(as.numeric("NaN"))),NA,jornada$Voltage_Ratio_Avg_302_30cm))
jornada$VwcCorr_Avg_301_10cm <- ifelse((trimws(as.character(jornada$VwcCorr_Avg_301_10cm))==trimws("NaN")),NA,jornada$VwcCorr_Avg_301_10cm)               
suppressWarnings(jornada$VwcCorr_Avg_301_10cm <- ifelse(!is.na(as.numeric("NaN")) & (trimws(as.character(jornada$VwcCorr_Avg_301_10cm))==as.character(as.numeric("NaN"))),NA,jornada$VwcCorr_Avg_301_10cm))
jornada$VwcCorr_Avg_301_20cm <- ifelse((trimws(as.character(jornada$VwcCorr_Avg_301_20cm))==trimws("NaN")),NA,jornada$VwcCorr_Avg_301_20cm)               
suppressWarnings(jornada$VwcCorr_Avg_301_20cm <- ifelse(!is.na(as.numeric("NaN")) & (trimws(as.character(jornada$VwcCorr_Avg_301_20cm))==as.character(as.numeric("NaN"))),NA,jornada$VwcCorr_Avg_301_20cm))
jornada$VwcCorr_Avg_301_30cm <- ifelse((trimws(as.character(jornada$VwcCorr_Avg_301_30cm))==trimws("NaN")),NA,jornada$VwcCorr_Avg_301_30cm)               
suppressWarnings(jornada$VwcCorr_Avg_301_30cm <- ifelse(!is.na(as.numeric("NaN")) & (trimws(as.character(jornada$VwcCorr_Avg_301_30cm))==as.character(as.numeric("NaN"))),NA,jornada$VwcCorr_Avg_301_30cm))
jornada$VwcCorr_Avg_302_10cm <- ifelse((trimws(as.character(jornada$VwcCorr_Avg_302_10cm))==trimws("NaN")),NA,jornada$VwcCorr_Avg_302_10cm)               
suppressWarnings(jornada$VwcCorr_Avg_302_10cm <- ifelse(!is.na(as.numeric("NaN")) & (trimws(as.character(jornada$VwcCorr_Avg_302_10cm))==as.character(as.numeric("NaN"))),NA,jornada$VwcCorr_Avg_302_10cm))
jornada$VwcCorr_Avg_302_20cm <- ifelse((trimws(as.character(jornada$VwcCorr_Avg_302_20cm))==trimws("NaN")),NA,jornada$VwcCorr_Avg_302_20cm)               
suppressWarnings(jornada$VwcCorr_Avg_302_20cm <- ifelse(!is.na(as.numeric("NaN")) & (trimws(as.character(jornada$VwcCorr_Avg_302_20cm))==as.character(as.numeric("NaN"))),NA,jornada$VwcCorr_Avg_302_20cm))
jornada$VwcCorr_Avg_302_30cm <- ifelse((trimws(as.character(jornada$VwcCorr_Avg_302_30cm))==trimws("NaN")),NA,jornada$VwcCorr_Avg_302_30cm)               
suppressWarnings(jornada$VwcCorr_Avg_302_30cm <- ifelse(!is.na(as.numeric("NaN")) & (trimws(as.character(jornada$VwcCorr_Avg_302_30cm))==as.character(as.numeric("NaN"))),NA,jornada$VwcCorr_Avg_302_30cm))

#Selecting for only VWC, volumetric water content
jornadaVWC <- jornada %>%
  select(Date,
         Year,
         YearDay,
         RECORD,
         Sitename,
         VWC_Avg_301_10cm,
         VWC_Avg_301_20cm,
         VWC_Avg_301_30cm,
         VWC_Avg_302_10cm,
         VWC_Avg_302_20cm,
         VWC_Avg_302_30cm)
View(jornadaVWC)

#making the data longer so I can plot multiple series on one graph
jorVWClong <- jornadaVWC %>%
  pivot_longer(cols = c(VWC_Avg_301_10cm,
                        VWC_Avg_301_20cm,
                        VWC_Avg_301_30cm,
                        VWC_Avg_302_10cm,
                        VWC_Avg_302_20cm,
                        VWC_Avg_302_30cm),
               names_to = "Depth",
               values_to = "VWC_avg")
View(jorVWClong)



#Filtering for specific years
jornada2014 <- jorVWClong %>%
  filter(Year == 2014)
jornada2015 <- jorVWClong %>%
  filter(Year == 2015)
jornada2016 <- jorVWClong %>%
  filter(Year == 2016)
jornada2017 <- jorVWClong %>%
  filter(Year == 2017)
jornada2018 <- jorVWClong %>%
  filter(Year == 2018)
jornada2019 <- jorVWClong %>%
  filter(Year == 2019)
jornada2020 <- jorVWClong %>%
  filter(Year == 2020)
jornada2021 <- jorVWClong %>%
  filter(Year == 2021)
jornada2022 <- jorVWClong %>%
  filter(Year == 2022)

#separating 301 and 302
jornada2014a <- jornada2014 %>%
  filter(grepl("301",Depth))
jornada2015a <- jornada2015 %>%
  filter(grepl("301",Depth))
jornada2016a <- jornada2016 %>%
  filter(grepl("301",Depth))
jornada2017a <- jornada2017 %>%
  filter(grepl("301",Depth))
jornada2018a <- jornada2018 %>%
  filter(grepl("301",Depth))
jornada2019a <- jornada2019 %>%
  filter(grepl("301",Depth))
jornada2020a <- jornada2020 %>%
  filter(grepl("301",Depth))
jornada2021a <- jornada2021 %>%
  filter(grepl("301",Depth))
jornada2022a <- jornada2022 %>%
  filter(grepl("301",Depth))

jornada2014 <- jorVWClong %>%
  filter(Year == 2014)
jornada2015 <- jorVWClong %>%
  filter(Year == 2015)
jornada2016 <- jorVWClong %>%
  filter(Year == 2016)
jornada2017 <- jorVWClong %>%
  filter(Year == 2017)
jornada2018 <- jorVWClong %>%
  filter(Year == 2018)
jornada2019 <- jorVWClong %>%
  filter(Year == 2019)
jornada2020 <- jorVWClong %>%
  filter(Year == 2020)
jornada2021 <- jorVWClong %>%
  filter(Year == 2021)
jornada2022 <- jorVWClong %>%
  filter(Year == 2022)

jornada2014b <- jornada2014 %>%
  filter(grepl("302",Depth))
jornada2015b <- jornada2015 %>%
  filter(grepl("302",Depth))
jornada2016b <- jornada2016 %>%
  filter(grepl("302",Depth))
jornada2017b <- jornada2017 %>%
  filter(grepl("302",Depth))
jornada2018b <- jornada2018 %>%
  filter(grepl("302",Depth))
jornada2019b <- jornada2019 %>%
  filter(grepl("302",Depth))
jornada2020b <- jornada2020 %>%
  filter(grepl("302",Depth))
jornada2021b <- jornada2021 %>%
  filter(grepl("302",Depth))
jornada2022b <- jornada2022 %>%
  filter(grepl("302",Depth))

#visualization
# jornada 2014, 301 depths
jor14a_plot <- jornada2014a %>%
  ggplot(aes(x = YearDay,y = VWC_avg,colour = Depth,shape = Depth)) + 
  geom_line(linewidth = 0.5) +
  geom_point(size = 2) + #when black/white, shapes will show through
  labs(x="Day of Year (2014)",
       y="Average volumetric water content",
       colour ="301 Depth (cm)",
       shape = "301 Depth (cm)") +
  theme_clean() +
  theme(axis.title = element_text(size = 12,face = "bold",),
        legend.title = element_text(size = 12, face = "bold"),
        legend.text = element_text(size = 10)) +
  scale_colour_manual(values = c("VWC_Avg_301_10cm" = "#FFD524", #colour-blind friendly hues
                                 "VWC_Avg_301_20cm" = "#20A16F",
                                 "VWC_Avg_301_30cm" = "#366EC4"),
                      labels = c(10,20,30)) +
  scale_shape_manual(values = c("circle","square","triangle"),
                     labels = c(10,20,30))
jor14a_plot
ggsave("plots/jornada_2014_301.png",plot=jor14a_plot,scale=1,dpi=600)

# jornada 2014, 302 depths
jor14b_plot <- jornada2014b %>%
  ggplot(aes(x = YearDay,y = VWC_avg,colour = Depth,shape = Depth)) + 
  geom_line(linewidth = 0.5) +
  geom_point(size = 2) + #when black/white, shapes will show through
  labs(x="Day of Year (2014)",
       y="Average volumetric water content",
       colour ="302 Depth (cm)",
       shape = "302 Depth (cm)") +
  theme_clean() +
  theme(axis.title = element_text(size = 12,face = "bold",),
        legend.title = element_text(size = 12, face = "bold"),
        legend.text = element_text(size = 10)) +
  scale_colour_manual(values = c("VWC_Avg_302_10cm" = "#FFD524", #colour-blind friendly hues
                                 "VWC_Avg_302_20cm" = "#20A16F",
                                 "VWC_Avg_302_30cm" = "#366EC4"),
                      labels = c(10,20,30)) +
  scale_shape_manual(values = c("circle","square","triangle"),
                     labels = c(10,20,30))
jor14b_plot
ggsave("plots/jornada_2014_302.png",plot=jor14b_plot,scale=1,dpi=600)

# jornada 2015, 301 depths
jor15a_plot <- jornada2015a %>%
  ggplot(aes(x = YearDay,y = VWC_avg,colour = Depth,shape = Depth)) + 
  geom_line(linewidth = 0.5) +
  geom_point(size = 2) + #when black/white, shapes will show through
  labs(x="Day of Year (2015)",
       y="Average volumetric water content",
       colour ="301 Depth (cm)",
       shape = "301 Depth (cm)") +
  theme_clean() +
  theme(axis.title = element_text(size = 12,face = "bold",),
        legend.title = element_text(size = 12, face = "bold"),
        legend.text = element_text(size = 10)) +
  scale_colour_manual(values = c("VWC_Avg_301_10cm" = "#FFD524", #colour-blind friendly hues
                                 "VWC_Avg_301_20cm" = "#20A16F",
                                 "VWC_Avg_301_30cm" = "#366EC4"),
                      labels = c(10,20,30)) +
  scale_shape_manual(values = c("circle","square","triangle"),
                     labels = c(10,20,30))
jor15a_plot
ggsave("plots/jornada_2015_301.png",plot=jor15a_plot,scale=1,dpi=600)

# jornada 2015, 302 depths
jor15b_plot <- jornada2015b %>%
  ggplot(aes(x = YearDay,y = VWC_avg,colour = Depth,shape = Depth)) + 
  geom_line(linewidth = 0.5) +
  geom_point(size = 2) + #when black/white, shapes will show through
  labs(x="Day of Year (2015)",
       y="Average volumetric water content",
       colour ="302 Depth (cm)",
       shape = "302 Depth (cm)") +
  theme_clean() +
  theme(axis.title = element_text(size = 12,face = "bold",),
        legend.title = element_text(size = 12, face = "bold"),
        legend.text = element_text(size = 10)) +
  scale_colour_manual(values = c("VWC_Avg_302_10cm" = "#FFD524", #colour-blind friendly hues
                                 "VWC_Avg_302_20cm" = "#20A16F",
                                 "VWC_Avg_302_30cm" = "#366EC4"),
                      labels = c(10,20,30)) +
  scale_shape_manual(values = c("circle","square","triangle"),
                     labels = c(10,20,30))
jor15b_plot
ggsave("plots/jornada_2015_302.png",plot=jor15b_plot,scale=1,dpi=600)

# jornada 2016, 301 depths
jor16a_plot <- jornada2016a %>%
  ggplot(aes(x = YearDay,y = VWC_avg,colour = Depth,shape = Depth)) + 
  geom_line(linewidth = 0.5) +
  geom_point(size = 2) + #when black/white, shapes will show through
  labs(x="Day of Year (2016)",
       y="Average volumetric water content",
       colour ="301 Depth (cm)",
       shape = "301 Depth (cm)") +
  theme_clean() +
  theme(axis.title = element_text(size = 12,face = "bold",),
        legend.title = element_text(size = 12, face = "bold"),
        legend.text = element_text(size = 10)) +
  scale_colour_manual(values = c("VWC_Avg_301_10cm" = "#FFD524", #colour-blind friendly hues
                                 "VWC_Avg_301_20cm" = "#20A16F",
                                 "VWC_Avg_301_30cm" = "#366EC4"),
                      labels = c(10,20,30)) +
  scale_shape_manual(values = c("circle","square","triangle"),
                     labels = c(10,20,30))
jor16a_plot
ggsave("plots/jornada_2016_301.png",plot=jor16a_plot,scale=1,dpi=600)

# jornada 2016, 302 depths
jor16b_plot <- jornada2016b %>%
  ggplot(aes(x = YearDay,y = VWC_avg,colour = Depth,shape = Depth)) + 
  geom_line(linewidth = 0.5) +
  geom_point(size = 2) + #when black/white, shapes will show through
  labs(x="Day of Year (2015)",
       y="Average volumetric water content",
       colour ="302 Depth (cm)",
       shape = "302 Depth (cm)") +
  theme_clean() +
  theme(axis.title = element_text(size = 12,face = "bold",),
        legend.title = element_text(size = 12, face = "bold"),
        legend.text = element_text(size = 10)) +
  scale_colour_manual(values = c("VWC_Avg_302_10cm" = "#FFD524", #colour-blind friendly hues
                                 "VWC_Avg_302_20cm" = "#20A16F",
                                 "VWC_Avg_302_30cm" = "#366EC4"),
                      labels = c(10,20,30)) +
  scale_shape_manual(values = c("circle","square","triangle"),
                     labels = c(10,20,30))
jor16b_plot
ggsave("plots/jornada_2016_302.png",plot=jor16b_plot,scale=1,dpi=600)
